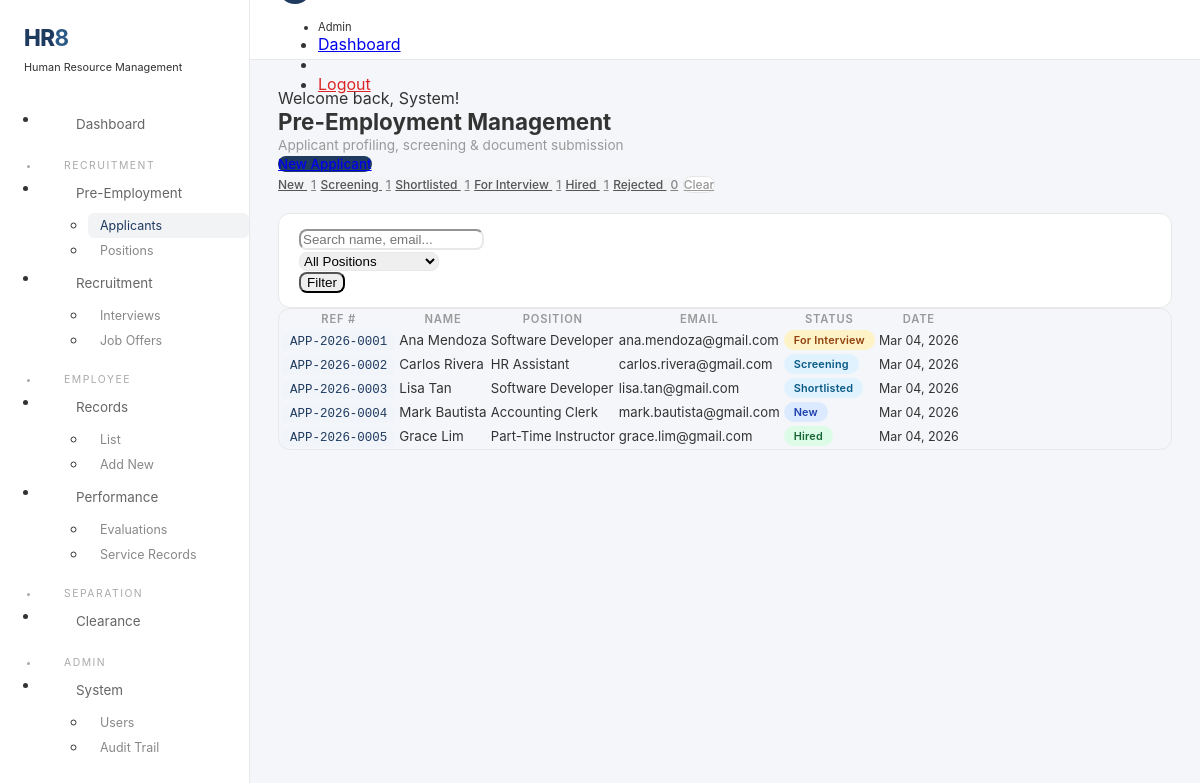
/modules/pre_employment/index.php (signed in), run on an earlier commit of the app's database.
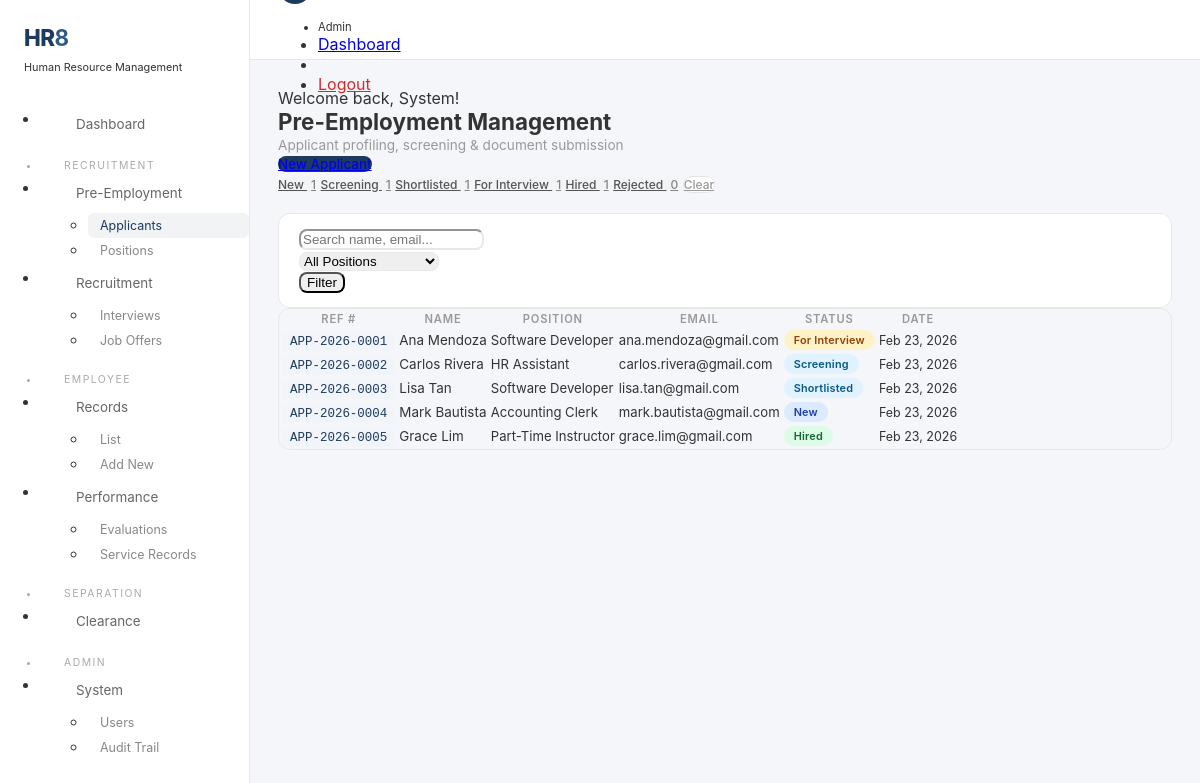
And on a later commit of the database.
### tables this page shows
CREATE TABLE `applicants` (
  `applicant_id` int(11) NOT NULL,
  `reference_no` varchar(30) NOT NULL,
  `first_name` varchar(100) NOT NULL,
  `last_name` varchar(100) NOT NULL,
  `middle_name` varchar(100) DEFAULT NULL,
  `email` varchar(150) NOT NULL,
  `phone` varchar(20) DEFAULT NULL,
  `address` text DEFAULT NULL,
  `date_of_birth` date DEFAULT NULL,
  `gender` enum('Male','Female','Other') DEFAULT NULL,
  `civil_status` enum('Single','Married','Widowed','Separated') DEFAULT 'Single',
  `position_applied_id` int(11) DEFAULT NULL,
  `application_date` date NOT NULL DEFAULT curdate(),
  `status` enum('New','Screening','Shortlisted','For Interview','Interviewed','For Exam','Examined','Ranked','Offered','Hired','Rejected','Withdrawn','Pooled') DEFAULT 'New',
  `source` varchar(100) DEFAULT NULL COMMENT 'Where the applicant learned about the position',
  `notes` text DEFAULT NULL,
  `created_by` int(11) DEFAULT NULL,
  `created_at` timestamp NOT NULL DEFAULT current_timestamp(),
  `updated_at` timestamp NOT NULL DEFAULT current_timestamp() ON UPDATE current_timestamp()
);

CREATE TABLE `job_positions` (
  `position_id` int(11) NOT NULL,
  `title` varchar(150) NOT NULL,
  `department_id` int(11) DEFAULT NULL,
  `description` text DEFAULT NULL,
  `requirements` text DEFAULT NULL,
  `employment_type` enum('Full-Time','Part-Time','Contractual','Probationary') DEFAULT 'Full-Time',
  `salary_grade` varchar(20) DEFAULT NULL,
  `slots` int(11) DEFAULT 1,
  `is_active` tinyint(1) DEFAULT 1,
  `created_by` int(11) DEFAULT NULL,
  `created_at` timestamp NOT NULL DEFAULT current_timestamp(),
  `updated_at` timestamp NOT NULL DEFAULT current_timestamp() ON UPDATE current_timestamp()
);

### config/auth.php (called while the page is built, shortened)
<?php
class Auth
{
    public static function isLoggedIn(): bool
    {
        return isset($_SESSION['user_id']) && !empty($_SESSION['user_id']);
    }
    public static function getUserRole(): ?string
    {
        return $_SESSION['user_role'] ?? null;
    }
    public static function hasAnyRole(array $roles): bool
    {
        return in_array(self::getUserRole(), $roles, true);
    }
    public static function requireRole(string|array $roles): void
    {
        $roles = is_array($roles) ? $roles : [$roles];
    }
}

### config/db.php (called while the page is built, shortened)
<?php
class Database
{
    private static ?PDO $connection = null;
    public static function getConnection(): PDO
    {
        if (self::$connection === null) {
            try {
                $dsn = sprintf('mysql:host=%s;dbname=%s;charset=%s', self::DB_HOST, self::DB_NAME, self::DB_CHARSET);
                self::$connection = new PDO($dsn, self::DB_USER, self::DB_PASS, self::PDO_OPTIONS);
            } catch (PDOException $e) {
                $logDir = __DIR__ . '/../logs';
                if (!is_dir($logDir)) mkdir($logDir, 0755, true);
                error_log("[" . date('Y-m-d H:i:s') . "] DB Error: " . $e->getMessage() . PHP_EOL, 3, $logDir . '/db_errors.log');
                throw new RuntimeException('Database connection unavailable.');
            }
        }
        return self::$connection;
    }
}

### controllers/PreEmploymentController.php (called while the page is built, shortened)
<?php
require_once __DIR__ . '/../config/db.php';
require_once __DIR__ . '/../config/auth.php';
require_once __DIR__ . '/../includes/helpers.php';
require_once __DIR__ . '/../models/BaseModel.php';
require_once __DIR__ . '/../models/Applicant.php';
require_once __DIR__ . '/../models/JobPosition.php';
class PreEmploymentController
{
    private Applicant $applicant;
    private JobPosition $position;
    public function __construct()
    {
        $this->applicant = new Applicant();
        $this->position = new JobPosition();
    }
    public function index(array $filters = []): array
    {
        return [
            'applicants' => $this->applicant->getAllWithPosition($filters),
            'positions' => $this->position->getActive(),
            'status_counts' => $this->applicant->getStatusCounts(),
            'filters' => $filters,
        ];
    }
}

### models/BaseModel.php (called while the page is built, shortened)
<?php
abstract class BaseModel
{
    protected PDO $db;
    protected string $table;
    public function __construct()
    {
        $this->db = Database::getConnection();
    }
    public function all(array $conditions = [], string $orderBy = ''): array
    {
        $sql = "SELECT * FROM {$this->table}";
        $params = [];
        if (!empty($conditions)) {
            $where = [];
            foreach ($conditions as $key => $val) {
                $where[] = "{$key} = :{$key}";
                $params[":{$key}"] = $val;
            }
            $sql .= " WHERE " . implode(' AND ', $where);
        }
        if ($orderBy) $sql .= " ORDER BY {$orderBy}";
        $stmt = $this->db->prepare($sql);
        $stmt->execute($params);
        return $stmt->fetchAll(PDO::FETCH_ASSOC);
    }
}

### models/Applicant.php (called while the page is built, shortened)
<?php
class Applicant extends BaseModel
{
    public function getAllWithPosition(array $filters = []): array
    {
        $sql = "SELECT a.*, jp.title as position_title, jp.department_id,
                       d.department_name
                FROM applicants a
                LEFT JOIN job_positions jp ON a.position_applied_id = jp.position_id
                LEFT JOIN departments d ON jp.department_id = d.department_id
                WHERE 1=1";
        $params = [];
        $sql .= " ORDER BY a.created_at DESC";
        $stmt = $this->db->prepare($sql);
        $stmt->execute($params);
        return $stmt->fetchAll(PDO::FETCH_ASSOC);
    }
    public function getStatusCounts(): array
    {
        $stmt = $this->db->query("SELECT status, COUNT(*) as count FROM applicants GROUP BY status");
        $counts = [];
        foreach ($stmt->fetchAll(PDO::FETCH_ASSOC) as $row) {
            $counts[$row['status']] = (int)$row['count'];
        }
        return $counts;
    }
}

### models/JobPosition.php (called while the page is built, shortened)
<?php
class JobPosition extends BaseModel
{
    public function getActive(): array
    {
        return $this->all(['is_active' => 1], 'title ASC');
    }
}

### modules/pre_employment/index.php (the view, shortened to what the changed rows need)
<?php
require_once __DIR__.'/../../controllers/PreEmploymentController.php';
$ctrl=new PreEmploymentController();
$filters=['status'=>$_GET['status']??'','search'=>$_GET['search']??'','position_id'=>$_GET['position_id']??''];
$data=$ctrl->index($filters);$showCreate=($_GET['action']??'')==='create';$showView=isset($_GET['view']);$viewData=$showView?$ctrl->show((int)$_GET['view']):null;$positions=$ctrl->getPositions();
$pageTitle='Pre-Employment';include __DIR__.'/../../includes/layout_top.php';
?>
<?php if($showView&&$viewData):$ap=$viewData['applicant'];?>
<a href="?" class="uk-button uk-button-text uk-margin-bottom" style="font-size:.82rem">&larr; Back to list</a>
<div class="uk-grid-small" uk-grid>
<div class="uk-width-1-2@m">
<div class="uk-card uk-card-default"><div class="uk-card-header"><h5 class="uk-margin-remove" style="font-weight:600;font-size:.9rem"><?=sanitize_output($ap['first_name'].' '.$ap['last_name'])?></h5><div class="uk-text-meta"><code><?=sanitize_output($ap['reference_no'])?></code> &middot; <?=get_status_badge($ap['status'])?></div></div>
<div class="uk-card-body" style="padding:20px 24px"><table class="uk-table uk-table-small uk-margin-remove" style="font-size:.84rem">
<tr><th style="width:35%;color:#999;border:0;padding:4px 0">Position</th><td style="border:0;padding:4px 0"><?=sanitize_output($ap['position_title']??'—')?></td></tr>
<tr><th style="color:#999;border:0;padding:4px 0">Department</th><td style="border:0;padding:4px 0"><?=sanitize_output($ap['department_name']??'—')?></td></tr>
<tr><th style="color:#999;border:0;padding:4px 0">Email</th><td style="border:0;padding:4px 0"><?=sanitize_output($ap['email'])?></td></tr>
<tr><th style="color:#999;border:0;padding:4px 0">Phone</th><td style="border:0;padding:4px 0"><?=sanitize_output($ap['phone']??'—')?></td></tr>
<tr><th style="color:#999;border:0;padding:4px 0">Gender</th><td style="border:0;padding:4px 0"><?=sanitize_output($ap['gender']??'—')?></td></tr>
<tr><th style="color:#999;border:0;padding:4px 0">Applied</th><td style="border:0;padding:4px 0"><?=format_date($ap['application_date']??'')?></td></tr>
</table></div></div></div>
<div class="uk-width-1-2@m">
<div class="uk-card uk-card-default"><div class="uk-card-header"><h5 class="uk-margin-remove" style="font-weight:600;font-size:.9rem">Update Status</h5></div>
<div class="uk-card-body"><form method="POST" class="uk-flex uk-flex-middle" style="gap:8px"><input type="hidden" name="csrf_token" value="<?=generate_csrf_token()?>"><input type="hidden" name="form_action" value="update_status"><input type="hidden" name="applicant_id" value="<?=$ap['applicant_id']?>">
<select name="status" class="uk-select uk-form-small" style="border-radius:8px"><?php foreach(['New','Screening','Shortlisted','For Interview','Interviewed','For Exam','Examined','Ranked','Offered','Hired','Rejected','Withdrawn','Pooled'] as $ss):?><option <?=$ap['status']===$ss?'selected':''?>><?=$ss?></option><?php endforeach;?></select>
<button class="uk-button uk-button-primary uk-button-small">Save</button></form></div></div>
<div class="uk-card uk-card-default uk-margin-top"><div class="uk-card-header uk-flex uk-flex-between uk-flex-middle"><h5 class="uk-margin-remove" style="font-weight:600;font-size:.9rem">Screening</h5>
<a class="uk-button uk-button-text uk-button-small" style="font-size:.78rem" href="#add-screen" uk-toggle>+ Add</a></div>
<div class="uk-card-body np">
<?php if(!empty($viewData['screenings'])):?><table class="uk-table uk-table-small uk-table-divider uk-margin-remove"><thead><tr><th>Date</th><th>Docs</th><th>Quals</th><th>Result</th></tr></thead><tbody>
<?php foreach($viewData['screenings'] as $sc):?><tr><td style="font-size:.82rem"><?=format_date($sc['screening_date'])?></td><td><?=$sc['documents_complete']?'<span uk-icon="icon:check;ratio:.8" style="color:#16a34a"></span>':'<span uk-icon="icon:close;ratio:.8" style="color:#dc2626"></span>'?></td><td><?=$sc['qualifications_met']?'<span uk-icon="icon:check;ratio:.8" style="color:#16a34a"></span>':'<span uk-icon="icon:close;ratio:.8" style="color:#dc2626"></span>'?></td><td><?=get_status_badge($sc['result'])?></td></tr><?php endforeach;?>
</tbody></table><?php else:?><div class="uk-padding-small uk-text-center uk-text-muted" style="font-size:.82rem">No screenings yet</div><?php endif;?>
</div></div>
<div id="add-screen" uk-modal><div class="uk-modal-dialog"><div class="uk-modal-header"><h5 class="uk-modal-title" style="font-size:.95rem">Add Screening</h5></div>
<form method="POST"><div class="uk-modal-body"><input type="hidden" name="csrf_token" value="<?=generate_csrf_token()?>"><input type="hidden" name="form_action" value="screen"><input type="hidden" name="applicant_id" value="<?=$ap['applicant_id']?>">
<div class="uk-grid-small" uk-grid>
<div class="uk-width-1-2"><label class="uk-form-label">Date</label><input type="date" name="screening_date" class="uk-input uk-form-small" value="<?=date('Y-m-d')?>" required></div>
<div class="uk-width-1-2"><label class="uk-form-label">Result</label><select name="result" class="uk-select uk-form-small" required><option>Pending</option><option>Passed</option><option>Failed</option></select></div>
<div class="uk-width-1-2"><label><input type="checkbox" name="documents_complete" class="uk-checkbox"> Docs Complete</label></div>
<div class="uk-width-1-2"><label><input type="checkbox" name="qualifications_met" class="uk-checkbox"> Qualifications Met</label></div>
<div class="uk-width-1-1"><label class="uk-form-label">Remarks</label><textarea name="remarks" class="uk-textarea uk-form-small" rows="2"></textarea></div>
</div></div><div class="uk-modal-footer uk-text-right"><button class="uk-button uk-button-default uk-modal-close uk-button-small" type="button">Cancel</button> <button class="uk-button uk-button-primary uk-button-small">Save</button></div></form></div></div>
</div></div>
<?php else:?>
<div class="uk-card uk-card-default"><div class="uk-card-body np"><div class="uk-overflow-auto"><table class="uk-table uk-table-hover uk-table-middle uk-table-divider uk-margin-remove">
<thead><tr><th>Ref #</th><th>Name</th><th>Position</th><th>Email</th><th>Status</th><th>Date</th><th></th></tr></thead><tbody>
<?php foreach($data['applicants'] as $ap):?><tr>
<td><code><?=sanitize_output($ap['reference_no'])?></code></td>
<td class="uk-text-bold" style="font-size:.84rem"><?=sanitize_output($ap['first_name'].' '.$ap['last_name'])?></td>
<td style="font-size:.82rem"><?=sanitize_output($ap['position_title']??'—')?></td>
<td style="font-size:.82rem" class="uk-text-muted"><?=sanitize_output($ap['email'])?></td>
<td><?=get_status_badge($ap['status'])?></td>
<td class="uk-text-muted" style="font-size:.78rem"><?=format_date($ap['application_date'])?></td>
<td><a href="?view=<?=$ap['applicant_id']?>" class="uk-icon-link" uk-icon="icon:chevron-right;ratio:.8"></a></td>
</tr><?php endforeach;?>
</tbody></table></div></div></div>
<?php endif;?>
<?php include __DIR__.'/../../includes/layout_bottom.php';?>

### includes/helpers.php (shortened to what the changed rows need)
<?php
function sanitize_output(string $d): string { return htmlspecialchars($d, ENT_QUOTES, 'UTF-8'); }
function format_date(?string $d, string $f='M d, Y'): string { if(!$d)return "\xe2\x80\x94"; $t=strtotime($d); return $t?date($f,$t):''; }
function get_status_badge(string $s): string {
    $m=['New'=>'primary','Screening'=>'info','Shortlisted'=>'info','For Interview'=>'warning','Interviewed'=>'secondary','Hired'=>'success','Rejected'=>'danger','Withdrawn'=>'dark','Pooled'=>'secondary','Active'=>'success','Inactive'=>'secondary','Pending'=>'warning','Approved'=>'success','Completed'=>'success','Cancelled'=>'dark','In Progress'=>'info','Overdue'=>'danger','Probationary'=>'warning','Regular'=>'success','On Leave'=>'info','Suspended'=>'danger','Resigned'=>'dark','Terminated'=>'danger','Retired'=>'secondary','Draft'=>'secondary','Submitted'=>'primary','Acknowledged'=>'success','Disputed'=>'danger','Outstanding'=>'success','Very Satisfactory'=>'primary','Satisfactory'=>'info','Needs Improvement'=>'warning','Unsatisfactory'=>'danger','Cleared'=>'success','Not Cleared'=>'danger','Scheduled'=>'primary','No Show'=>'danger','Sent'=>'info','Accepted'=>'success','Declined'=>'danger','Expired'=>'dark','Passed'=>'success','Failed'=>'danger','Resolved'=>'success','Appealed'=>'warning','Archived'=>'secondary','For Exam'=>'warning','Examined'=>'secondary','Ranked'=>'info','Offered'=>'primary','Verbal Warning'=>'warning','Written Warning'=>'danger','Suspension'=>'danger','Commendation'=>'success','Award'=>'primary','Memo'=>'info'];
    $c=$m[$s]??'secondary';
    return '<span class="bd bd-'.$c.'">'.sanitize_output($s).'</span>';
}

What changed in the data, as far as the page shows it:
changed applicants "Ana Mendoza": application_date "Mar 04, 2026" → "Feb 23, 2026"
changed applicants "Carlos Rivera": application_date "Mar 04, 2026" → "Feb 23, 2026"
changed applicants "Lisa Tan": application_date "Mar 04, 2026" → "Feb 23, 2026"
changed applicants "Mark Bautista": application_date "Mar 04, 2026" → "Feb 23, 2026"
changed applicants "Grace Lim": application_date "Mar 04, 2026" → "Feb 23, 2026"
